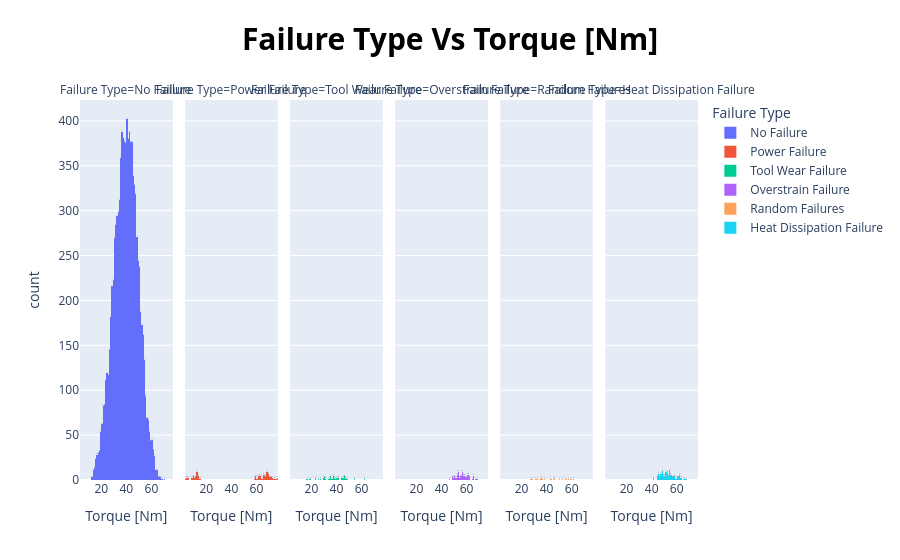

The cell this chart's notebook holds for it:
### Code cell
fig=px.histogram(df,x="Torque [Nm]",facet_col="Failure Type",color="Failure Type",text_auto= True , title="<b>"+'Failure Type Vs Torque [Nm]')

# Customize the plot
fig.update_layout(hovermode='x',title_font_size=30)
fig.update_layout(
title_font_color="black",
template="plotly",
title_font_size=30,
hoverlabel_font_size=20,
title_x=0.5,
xaxis_title='Torque [Nm]',
yaxis_title='count',
)
fig.show()

### Figure 1 — Plotly figure (JSON) as saved in the notebook; plotly's stock layout.template omitted (floating-point values rounded to 4 significant figures; data arrays with more than 128 entries replaced by an {"elided": "..."} marker saying what was removed)
{"data": [{"bingroup": "x", "hovertemplate": "Failure Type=No Failure<br>Torque [Nm]=%{x}<br>count=%{y}<extra></extra>", "legendgroup": "No Failure", "marker": {"color": "#636efa", "pattern": {"shape": ""}}, "name": "No Failure", "orientation": "v", "showlegend": true, "texttemplate": "%{value}", "type": "histogram", "x": {"elided": "9652 float values"}, "xaxis": "x", "yaxis": "y"}, {"bingroup": "x", "hovertemplate": "Failure Type=Power Failure<br>Torque [Nm]=%{x}<br>count=%{y}<extra></extra>", "legendgroup": "Power Failure", "marker": {"color": "#EF553B", "pattern": {"shape": ""}}, "name": "Power Failure", "orientation": "v", "showlegend": true, "texttemplate": "%{value}", "type": "histogram", "x": [4.6, 65.7, 62.3, 10.7, 60.7, 63.9, 12.8, 61.5, 4.2, 71.6, 5.6, 76.2, 14.6, 68.3, 9.3, 62.3, 69.0, 69.1, 15.3, 74.5, 8.8, 58.5, 69.4, 3.8, 67.3, 12.8, 66.3, 69.4, 13.0, 62.9, 63.6, 68.2, 67.5, 63.2, 72.8, 12.8, 8.0, 12.0, 11.8, 67.6, 9.7, 59.8, 66.7, 59.2, 12.1, 68.6, 68.0, 13.9, 5.8, 68.2, 62.7, 66.8, 10.8, 11.4, 69.4, 70.6, 13.0, 11.4, 68.6, 9.8, 70.5, 68.5, 71.3, 61.5, 70.0, 65.3, 65.3, 67.9, 61.2, 73.6, 63.7, 65.8, 65.6, 12.2, 67.2, 13.4, 12.2, 61.8, 69.6, 12.5, 65.2, 71.8, 76.6, 59.1, 9.7, 68.6, 69.7, 12.1, 72.0, 59.6, 75.4, 64.2, 62.5, 66.7, 68.2], "xaxis": "x2", "yaxis": "y2"}, {"bingroup": "x", "hovertemplate": "Failure Type=Tool Wear Failure<br>Torque [Nm]=%{x}<br>count=%{y}<extra></extra>", "legendgroup": "Tool Wear Failure", "marker": {"color": "#00cc96", "pattern": {"shape": ""}}, "name": "Tool Wear Failure", "orientation": "v", "showlegend": true, "texttemplate": "%{value}", "type": "histogram", "x": [41.3, 35.8, 37.7, 36.1, 31.0, 38.2, 23.4, 37.5, 41.9, 47.6, 19.8, 39.0, 46.4, 37.3, 34.4, 29.0, 30.4, 45.3, 40.9, 46.0, 35.9, 35.0, 48.0, 54.8, 30.5, 37.9, 37.8, 45.9, 46.7, 44.3, 30.5, 29.0, 38.9, 18.9, 47.9, 33.1, 27.0, 46.3, 40.5, 44.4, 62.4, 35.4, 25.6, 23.3, 16.2], "xaxis": "x3", "yaxis": "y3"}, {"bingroup": "x", "hovertemplate": "Failure Type=Overstrain Failure<br>Torque [Nm]=%{x}<br>count=%{y}<extra></extra>", "legendgroup": "Overstrain Failure", "marker": {"color": "#ab63fa", "pattern": {"shape": ""}}, "name": "Overstrain Failure", "orientation": "v", "showlegend": true, "texttemplate": "%{value}", "type": "histogram", "x": [60.7, 52.3, 58.8, 56.8, 56.2, 56.7, 49.8, 62.0, 55.6, 56.4, 61.2, 57.1, 52.5, 49.1, 53.8, 53.3, 61.0, 52.9, 61.0, 58.8, 53.6, 50.4, 53.6, 48.9, 60.7, 65.1, 51.5, 54.2, 56.8, 62.6, 57.8, 53.1, 65.3, 68.2, 60.3, 50.3, 55.7, 53.0, 56.8, 58.7, 62.5, 59.9, 53.8, 46.3, 52.1, 56.2, 59.1, 64.4, 58.0, 57.3, 65.3, 51.8, 52.9, 60.3, 60.1, 61.3, 67.5, 58.4, 57.9, 59.2, 57.1, 50.2, 65.2, 53.9, 65.9, 50.6, 61.3, 52.7, 53.9, 55.4, 55.7, 56.3, 61.9, 48.8, 54.8, 48.9, 60.9, 56.1], "xaxis": "x4", "yaxis": "y4"}, {"bingroup": "x", "hovertemplate": "Failure Type=Random Failures<br>Torque [Nm]=%{x}<br>count=%{y}<extra></extra>", "legendgroup": "Random Failures", "marker": {"color": "#FFA15A", "pattern": {"shape": ""}}, "name": "Random Failures", "orientation": "v", "showlegend": true, "texttemplate": "%{value}", "type": "histogram", "x": [46.4, 45.7, 31.1, 35.5, 50.4, 27.7, 32.3, 61.2, 35.0, 55.0, 36.5, 59.7, 28.7, 57.5, 38.5, 52.0, 43.5, 46.7], "xaxis": "x5", "yaxis": "y5"}, {"bingroup": "x", "hovertemplate": "Failure Type=Heat Dissipation Failure<br>Torque [Nm]=%{x}<br>count=%{y}<extra></extra>", "legendgroup": "Heat Dissipation Failure", "marker": {"color": "#19d3f3", "pattern": {"shape": ""}}, "name": "Heat Dissipation Failure", "orientation": "v", "showlegend": true, "texttemplate": "%{value}", "type": "histogram", "x": [62.4, 46.8, 47.3, 49.3, 44.0, 59.1, 48.4, 62.4, 58.0, 58.2, 54.9, 51.7, 45.1, 46.3, 47.8, 62.8, 57.4, 61.2, 48.0, 55.6, 44.4, 60.6, 47.5, 51.5, 49.2, 46.1, 54.8, 53.2, 48.4, 52.8, 49.3, 60.0, 56.9, 55.5, 48.6, 60.7, 52.0, 45.4, 48.5, 61.0, 49.0, 63.9, 50.5, 55.8, 48.2, 57.3, 48.2, 57.6, 65.5, 45.1, 51.6, 50.9, 45.5, 58.5, 54.6, 62.4, 48.9, 52.7, 50.6, 51.2, 54.3, 67.8, 41.8, 55.2, 57.2, 54.0, 62.4, 45.7, 52.5, 45.1, 55.1, 51.2, 47.5, 55.0, 52.2, 48.2, 47.6, 44.2, 54.3, 56.2, 53.6, 52.6, 51.0, 53.7, 54.6, 54.2, 51.1, 48.1, 54.0, 47.3, 66.8, 56.8, 44.1, 50.9, 47.0, 61.0, 45.1, 58.2, 53.8, 46.7, 51.3, 46.5, 52.7, 52.9, 49.3, 54.6, 54.5, 41.6, 62.0, 63.9, 50.9, 51.8], "xaxis": "x6", "yaxis": "y6"}], "layout": {"annotations": [{"font": {}, "showarrow": false, "text": "Failure Type=No Failure", "x": 0.075, "xanchor": "center", "xref": "paper", "y": 1, "yanchor": "bottom", "yref": "paper"}, {"font": {}, "showarrow": false, "text": "Failure Type=Power Failure", "x": 0.245, "xanchor": "center", "xref": "paper", "y": 1, "yanchor": "bottom", "yref": "paper"}, {"font": {}, "showarrow": false, "text": "Failure Type=Tool Wear Failure", "x": 0.415, "xanchor": "center", "xref": "paper", "y": 1, "yanchor": "bottom", "yref": "paper"}, {"font": {}, "showarrow": false, "text": "Failure Type=Overstrain Failure", "x": 0.585, "xanchor": "center", "xref": "paper", "y": 1, "yanchor": "bottom", "yref": "paper"}, {"font": {}, "showarrow": false, "text": "Failure Type=Random Failures", "x": 0.755, "xanchor": "center", "xref": "paper", "y": 1, "yanchor": "bottom", "yref": "paper"}, {"font": {}, "showarrow": false, "text": "Failure Type=Heat Dissipation Failure", "x": 0.925, "xanchor": "center", "xref": "paper", "y": 1, "yanchor": "bottom", "yref": "paper"}], "barmode": "relative", "hoverlabel": {"font": {"size": 20}}, "hovermode": "x", "legend": {"title": {"text": "Failure Type"}, "tracegroupgap": 0}, "title": {"font": {"color": "black", "size": 30}, "text": "<b>Failure Type Vs Torque [Nm]", "x": 0.5}, "xaxis": {"anchor": "y", "domain": [0, 0.15], "title": {"text": "Torque [Nm]"}}, "xaxis2": {"anchor": "y2", "domain": [0.17, 0.32], "matches": "x", "title": {"text": "Torque [Nm]"}}, "xaxis3": {"anchor": "y3", "domain": [0.34, 0.49], "matches": "x", "title": {"text": "Torque [Nm]"}}, "xaxis4": {"anchor": "y4", "domain": [0.51, 0.66], "matches": "x", "title": {"text": "Torque [Nm]"}}, "xaxis5": {"anchor": "y5", "domain": [0.68, 0.83], "matches": "x", "title": {"text": "Torque [Nm]"}}, "xaxis6": {"anchor": "y6", "domain": [0.85, 1], "matches": "x", "title": {"text": "Torque [Nm]"}}, "yaxis": {"anchor": "x", "domain": [0, 1], "title": {"text": "count"}}, "yaxis2": {"anchor": "x2", "domain": [0, 1], "matches": "y", "showticklabels": false}, "yaxis3": {"anchor": "x3", "domain": [0, 1], "matches": "y", "showticklabels": false}, "yaxis4": {"anchor": "x4", "domain": [0, 1], "matches": "y", "showticklabels": false}, "yaxis5": {"anchor": "x5", "domain": [0, 1], "matches": "y", "showticklabels": false}, "yaxis6": {"anchor": "x6", "domain": [0, 1], "matches": "y", "showticklabels": false}}}
